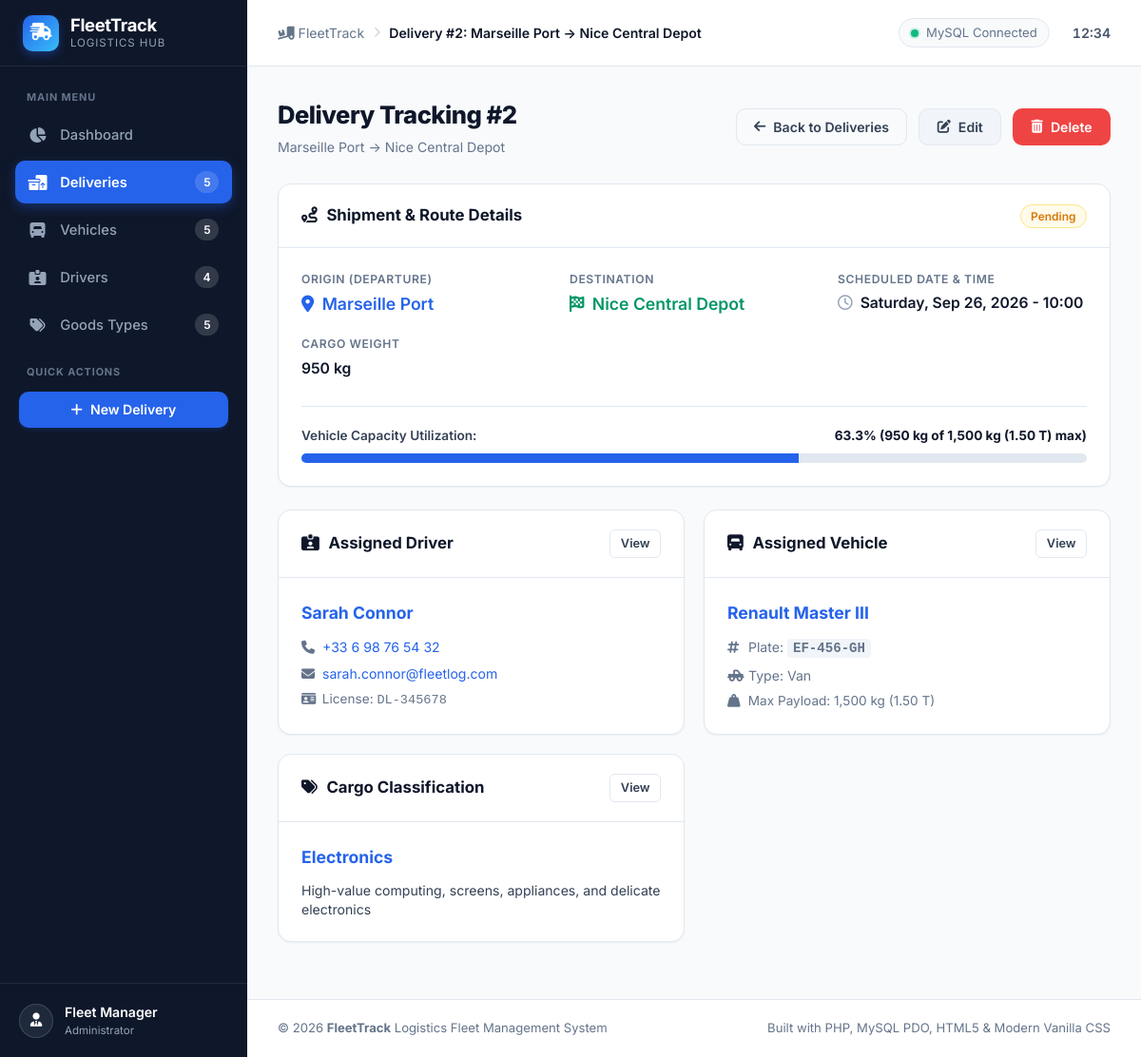
The page /deliveries/view.php?id=2 on the database its author committed.
### tables this page shows
CREATE TABLE `delivery` (
    `id_delivery` INT AUTO_INCREMENT PRIMARY KEY,
    `departure_location` VARCHAR(150) NOT NULL,
    `destination` VARCHAR(150) NOT NULL,
    `delivery_date` DATETIME NOT NULL,
    `status` ENUM('Pending', 'In Transit', 'Delivered', 'Cancelled') NOT NULL DEFAULT 'Pending',
    `weight` FLOAT NOT NULL,
    `id_driver` INT NOT NULL,
    `id_vehicle` INT NOT NULL,
    `id_goods_type` INT NOT NULL,
    CONSTRAINT `fk_delivery_driver` FOREIGN KEY (`id_driver`) 
        REFERENCES `driver` (`id_driver`) 
        ON DELETE RESTRICT 
        ON UPDATE CASCADE,
    CONSTRAINT `fk_delivery_vehicle` FOREIGN KEY (`id_vehicle`) 
        REFERENCES `vehicle` (`id_vehicle`) 
        ON DELETE RESTRICT 
        ON UPDATE CASCADE,
    CONSTRAINT `fk_delivery_goodstype` FOREIGN KEY (`id_goods_type`) 
        REFERENCES `goodstype` (`id_goods_type`) 
        ON DELETE RESTRICT 
        ON UPDATE CASCADE
);

CREATE TABLE `vehicle` (
    `id_vehicle` INT AUTO_INCREMENT PRIMARY KEY,
    `registration_number` VARCHAR(50) NOT NULL UNIQUE,
    `model` VARCHAR(100) NOT NULL,
    `brand` VARCHAR(100) NOT NULL,
    `vehicle_type` ENUM('Truck', 'Van', 'Pickup', 'Trailer', 'Semi-Trailer', 'Other') NOT NULL,
    `capacity` FLOAT NOT NULL,
    `status` ENUM('Available', 'On Trip', 'Maintenance', 'Out of Service') NOT NULL DEFAULT 'Available'
);

CREATE TABLE `driver` (
    `id_driver` INT AUTO_INCREMENT PRIMARY KEY,
    `first_name` VARCHAR(100) NOT NULL,
    `last_name` VARCHAR(100) NOT NULL,
    `phone` VARCHAR(30) NOT NULL,
    `email` VARCHAR(150) NOT NULL,
    `license_number` VARCHAR(50) NOT NULL UNIQUE
);

CREATE TABLE `goodstype` (
    `id_goods_type` INT AUTO_INCREMENT PRIMARY KEY,
    `name` VARCHAR(100) NOT NULL UNIQUE,
    `description` VARCHAR(255) DEFAULT NULL
);

### deliveries/view.php (the view, shortened to what this page needs)
<?php
require_once __DIR__ . '/../includes/functions.php';
$pdo = getDBConnection();
$id = filter_input(INPUT_GET, 'id', FILTER_VALIDATE_INT);
$stmt = $pdo->prepare("
    SELECT
        d.*,
        dr.first_name,
        dr.last_name,
        dr.phone AS driver_phone,
        dr.email AS driver_email,
        dr.license_number AS driver_license,
        v.registration_number,
        v.brand AS vehicle_brand,
        v.model AS vehicle_model,
        v.vehicle_type,
        v.capacity AS vehicle_capacity,
        v.status AS vehicle_status,
        g.name AS goods_type_name,
        g.description AS goods_type_desc
    FROM delivery d
    JOIN driver dr ON d.id_driver = dr.id_driver
    JOIN vehicle v ON d.id_vehicle = v.id_vehicle
    JOIN goodstype g ON d.id_goods_type = g.id_goods_type
    WHERE d.id_delivery = ?
");
$stmt->execute([$id]);
$delivery = $stmt->fetch();
$capacityRatio = $delivery['vehicle_capacity'] > 0
    ? round(($delivery['weight'] / $delivery['vehicle_capacity']) * 100, 1)
    : 0;
require_once __DIR__ . '/../includes/header.php';
?>
<div class="page-header">
    <div class="page-title-group">
        <h1>Delivery Tracking #<?= e($delivery['id_delivery']) ?></h1>
        <p><?= e($delivery['departure_location']) ?> &rarr; <?= e($delivery['destination']) ?></p>
    </div>
    <div class="page-actions">
        <a href="<?= url('deliveries/index.php') ?>" class="btn btn-outline">
            <i class="fa-solid fa-arrow-left"></i> Back to Deliveries
        </a>
        <a href="<?= url('deliveries/edit.php?id=' . $id) ?>" class="btn btn-secondary">
            <i class="fa-solid fa-pen-to-square"></i> Edit
        </a>
        <a href="<?= url('deliveries/delete.php?id=' . $id) ?>"
           class="btn btn-danger"
           data-confirm="Are you sure you want to delete delivery #<?= e($id) ?>?"
           data-title="Delete Delivery">
            <i class="fa-solid fa-trash-can"></i> Delete
        </a>
    </div>
</div>
<div class="card">
    <div class="card-header">
        <div class="card-title">
            <i class="fa-solid fa-route"></i> Shipment &amp; Route Details
        </div>
        <div>
            <?= renderStatusBadge($delivery['status']) ?>
        </div>
    </div>
    <div class="card-body">
        <div class="details-grid">
            <div class="detail-item">
                <span class="detail-label">Origin (Departure)</span>
                <span class="detail-value" style="font-size: 1.1rem; color: var(--primary);">
                    <i class="fa-solid fa-location-dot" style="margin-right: 4px;"></i>
                    <?= e($delivery['departure_location']) ?>
                </span>
            </div>
            <div class="detail-item">
                <span class="detail-label">Destination</span>
                <span class="detail-value" style="font-size: 1.1rem; color: var(--success-hover);">
                    <i class="fa-solid fa-flag-checkered" style="margin-right: 4px;"></i>
                    <?= e($delivery['destination']) ?>
                </span>
            </div>
            <div class="detail-item">
                <span class="detail-label">Scheduled Date &amp; Time</span>
                <span class="detail-value">
                    <i class="fa-regular fa-clock" style="color: var(--gray-400); margin-right: 4px;"></i>
                    <?= formatDateTime($delivery['delivery_date'], 'l, M d, Y - H:i') ?>
                </span>
            </div>
            <div class="detail-item">
                <span class="detail-label">Cargo Weight</span>
                <span class="detail-value">
                    <?= formatWeight($delivery['weight']) ?>
                </span>
            </div>
        </div>
        <div style="margin-top: 1.75rem; padding-top: 1.25rem; border-top: 1px solid var(--border-color);">
            <div style="display: flex; justify-content: space-between; align-items: center; margin-bottom: 0.5rem; font-size: 0.85rem;">
                <span style="font-weight: 600; color: var(--gray-700);">
                    Vehicle Capacity Utilization:
                </span>
                <span style="font-weight: 700; color: <?= $capacityRatio > 100 ? 'var(--danger)' : 'var(--text-main)' ?>;">
                    <?= $capacityRatio ?>% (<?= formatWeight($delivery['weight']) ?> of <?= formatWeight($delivery['vehicle_capacity']) ?> max)
                </span>
            </div>
            <div style="width: 100%; height: 10px; background: var(--gray-200); border-radius: var(--radius-full); overflow: hidden;">
                <div style="width: <?= min($capacityRatio, 100) ?>%; height: 100%; background: <?= $capacityRatio > 100 ? 'var(--danger)' : ($capacityRatio > 80 ? 'var(--warning)' : 'var(--primary)') ?>; transition: width 0.3s ease;"></div>
            </div>
        </div>
    </div>
</div>
<div class="stats-grid" style="grid-template-columns: repeat(auto-fit, minmax(280px, 1fr));">
    <div class="card" style="margin-bottom: 0;">
        <div class="card-header">
            <div class="card-title">
                <i class="fa-solid fa-id-card-clip"></i> Assigned Driver
            </div>
            <a href="<?= url('drivers/view.php?id=' . $delivery['id_driver']) ?>" class="btn btn-outline btn-sm">
                View
            </a>
        </div>
        <div class="card-body">
            <h3 style="font-size: 1.1rem; margin-bottom: 0.75rem;">
                <a href="<?= url('drivers/view.php?id=' . $delivery['id_driver']) ?>">
                    <?= e($delivery['first_name'] . ' ' . $delivery['last_name']) ?>
                </a>
            </h3>
            <p style="font-size: 0.88rem; color: var(--text-muted); margin-bottom: 0.4rem;">
                <i class="fa-solid fa-phone" style="width: 18px;"></i>
                <a href="tel:<?= e($delivery['driver_phone']) ?>"><?= e($delivery['driver_phone']) ?></a>
            </p>
            <p style="font-size: 0.88rem; color: var(--text-muted); margin-bottom: 0.4rem;">
                <i class="fa-solid fa-envelope" style="width: 18px;"></i>
                <a href="mailto:<?= e($delivery['driver_email']) ?>"><?= e($delivery['driver_email']) ?></a>
            </p>
            <p style="font-size: 0.85rem; color: var(--text-muted);">
                <i class="fa-solid fa-id-card" style="width: 18px;"></i>
                License: <code><?= e($delivery['driver_license']) ?></code>
            </p>
        </div>
    </div>
    <div class="card" style="margin-bottom: 0;">
        <div class="card-header">
            <div class="card-title">
                <i class="fa-solid fa-truck-front"></i> Assigned Vehicle
            </div>
            <a href="<?= url('vehicles/view.php?id=' . $delivery['id_vehicle']) ?>" class="btn btn-outline btn-sm">
                View
            </a>
        </div>
        <div class="card-body">
            <h3 style="font-size: 1.1rem; margin-bottom: 0.75rem;">
                <a href="<?= url('vehicles/view.php?id=' . $delivery['id_vehicle']) ?>">
                    <?= e($delivery['vehicle_brand'] . ' ' . $delivery['vehicle_model']) ?>
                </a>
            </h3>
            <p style="font-size: 0.88rem; color: var(--text-muted); margin-bottom: 0.4rem;">
                <i class="fa-solid fa-hashtag" style="width: 18px;"></i>
                Plate: <strong style="font-family: monospace; background: var(--gray-100); padding: 2px 6px; border-radius: 4px;"><?= e($delivery['registration_number']) ?></strong>
            </p>
            <p style="font-size: 0.88rem; color: var(--text-muted); margin-bottom: 0.4rem;">
                <i class="fa-solid fa-truck-pickup" style="width: 18px;"></i>
                Type: <?= e($delivery['vehicle_type']) ?>
            </p>
            <p style="font-size: 0.85rem; color: var(--text-muted);">
                <i class="fa-solid fa-weight-hanging" style="width: 18px;"></i>
                Max Payload: <?= formatWeight($delivery['vehicle_capacity']) ?>
            </p>
        </div>
    </div>
    <div class="card" style="margin-bottom: 0;">
        <div class="card-header">
            <div class="card-title">
                <i class="fa-solid fa-tags"></i> Cargo Classification
            </div>
            <a href="<?= url('goods-types/view.php?id=' . $delivery['id_goods_type']) ?>" class="btn btn-outline btn-sm">
                View
            </a>
        </div>
        <div class="card-body">
            <h3 style="font-size: 1.1rem; margin-bottom: 0.75rem;">
                <a href="<?= url('goods-types/view.php?id=' . $delivery['id_goods_type']) ?>">
                    <?= e($delivery['goods_type_name']) ?>
                </a>
            </h3>
            <p style="font-size: 0.88rem; color: var(--gray-700); line-height: 1.4;">
                <?= nl2br(e($delivery['goods_type_desc'] ?: 'Standard cargo with no specific handling constraints.')) ?>
            </p>
        </div>
    </div>
</div>
<?php require_once __DIR__ . '/../includes/footer.php'; ?>

### includes/functions.php (shortened to what this page needs)
<?php
function e(?string $value): string
{
    return htmlspecialchars((string)($value ?? ''), ENT_QUOTES, 'UTF-8');
}
function url(string $path = ''): string
{
    static $base = null;
    if ($base === null) {
        $scriptName = $_SERVER['SCRIPT_NAME'] ?? '';
        $scriptDir = str_replace('\\', '/', dirname($scriptName));
        $subdirs = ['/drivers', '/vehicles', '/deliveries', '/goods-types', '/config', '/includes'];
        $root = $scriptDir;
        foreach ($subdirs as $sub) {
            if (str_ends_with($root, $sub)) {
                $root = substr($root, 0, -strlen($sub));
                break;
            }
        }
        $base = rtrim($root, '/');
    }
    $cleanPath = ltrim($path, '/');
    return ($base === '' ? '' : $base) . '/' . $cleanPath;
}
function formatDateTime(?string $datetime, string $format = 'M d, Y H:i'): string
{
    try {
        $dt = new DateTime($datetime);
        return $dt->format($format);
    } catch (Exception) {
        return $datetime;
    }
}
function formatWeight(float|int|string|null $weight): string
{
    $val = (float)$weight;
    if ($val >= 1000) {
        return number_format($val, 0) . ' kg (' . number_format($val / 1000, 2) . ' T)';
    }
    return number_format($val, 0) . ' kg';
}
function renderStatusBadge(string $status, string $context = 'delivery'): string
{
    $clean = e($status);
    $colorClass = 'badge-default';
    switch (strtolower($status)) {
        case 'pending':
            $colorClass = 'badge-pending';
            break;
    }
    return "<span class=\"badge {$colorClass}\">{$clean}</span>";
}

### assets/css/style.css (style rules this page uses)
:root { --primary: #2563eb; --primary-hover: #1d4ed8; --primary-light: #eff6ff; --primary-dark: #1e40af; --success: #10b981; --success-hover: #059669; --success-bg: #ecfdf5; --success-border: #a7f3d0; --warning: #f59e0b; --warning-hover: #d97706; --warning-bg: #fffbeb; --warning-border: #fde68a; --danger: #ef4444; --danger-hover: #dc2626; --danger-bg: #fef2f2; --danger-border: #fecaca; --info: #0284c7; --info-bg: #f0f9ff; --info-border: #bae6fd; --gray-50: #f8fafc; --gray-100: #f1f5f9; --gray-200: #e2e8f0; --gray-300: #cbd5e1; --gray-400: #94a3b8; --gray-500: #64748b; --gray-600: #475569; --gray-700: #334155; --gray-800: #1e293b; --gray-900: #0f172a; --bg-main: #f8fafc; --bg-surface: #ffffff; --text-main: #0f172a; --text-muted: #64748b; --border-color: #e2e8f0; --sidebar-bg: #0f172a; --sidebar-text: #94a3b8; --sidebar-text-active: #ffffff; --sidebar-hover: #1e293b; --sidebar-active-bg: #2563eb; --sidebar-width: 260px; --radius-sm: 6px; --radius-md: 10px; --radius-lg: 14px; --radius-xl: 20px; --radius-full: 9999px; --shadow-sm: 0 1px 2px 0 rgb(0 0 0 / 0.05); --shadow-md: 0 4px 6px -1px rgb(0 0 0 / 0.1), 0 2px 4px -2px rgb(0 0 0 / 0.1); --shadow-lg: 0 10px 15px -3px rgb(0 0 0 / 0.1), 0 4px 6px -4px rgb(0 0 0 / 0.1); --transition: all 0.2s cubic-bezier(0.4, 0, 0.2, 1); }
*, *::before, *::after { box-sizing: border-box; margin: 0; padding: 0; }
body { font-family: 'Inter', system-ui, -apple-system, BlinkMacSystemFont, 'Segoe UI', Roboto, Oxygen, Ubuntu, Cantarell, sans-serif; background-color: var(--bg-main); color: var(--text-main); line-height: 1.5; -webkit-font-smoothing: antialiased; -moz-osx-font-smoothing: grayscale; }
a { color: var(--primary); text-decoration: none; transition: var(--transition); }
.page-header { display: flex; align-items: center; justify-content: space-between; margin-bottom: 1.75rem; flex-wrap: wrap; gap: 1rem; }
.page-title-group h1 { font-size: 1.6rem; font-weight: 800; color: var(--text-main); letter-spacing: -0.02em; }
.page-title-group p { font-size: 0.88rem; color: var(--text-muted); margin-top: 0.2rem; }
.page-actions { display: flex; align-items: center; gap: 0.75rem; }
.btn { display: inline-flex; align-items: center; justify-content: center; gap: 0.5rem; font-size: 0.88rem; font-weight: 600; padding: 0.6rem 1.15rem; border-radius: var(--radius-md); border: 1px solid transparent; cursor: pointer; transition: var(--transition); text-decoration: none; line-height: 1.25; }
.btn-secondary { background-color: var(--gray-100); color: var(--gray-700); border-color: var(--gray-200); }
.btn-outline { background-color: transparent; color: var(--gray-700); border-color: var(--border-color); }
.btn-danger { background-color: var(--danger); color: #ffffff; }
.btn-sm { padding: 0.38rem 0.65rem; font-size: 0.8rem; border-radius: var(--radius-sm); }
.card { background-color: var(--bg-surface); border-radius: var(--radius-lg); border: 1px solid var(--border-color); box-shadow: var(--shadow-sm); overflow: hidden; margin-bottom: 1.5rem; }
.card-header { padding: 1.25rem 1.5rem; border-bottom: 1px solid var(--border-color); display: flex; align-items: center; justify-content: space-between; flex-wrap: wrap; gap: 0.75rem; }
.card-title { font-size: 1.05rem; font-weight: 700; color: var(--text-main); display: flex; align-items: center; gap: 0.6rem; }
.card-body { padding: 1.5rem; }
.stats-grid { display: grid; grid-template-columns: repeat(auto-fit, minmax(240px, 1fr)); gap: 1.25rem; margin-bottom: 1.75rem; }
.badge { display: inline-flex; align-items: center; gap: 0.35rem; padding: 0.22rem 0.65rem; font-size: 0.75rem; font-weight: 600; border-radius: var(--radius-full); line-height: 1.3; white-space: nowrap; }
.badge-pending { background-color: var(--warning-bg); color: var(--warning-hover); border: 1px solid var(--warning-border); }
.details-grid { display: grid; grid-template-columns: repeat(auto-fit, minmax(220px, 1fr)); gap: 1.25rem; }
.detail-item { display: flex; flex-direction: column; }
.detail-label { font-size: 0.76rem; font-weight: 600; text-transform: uppercase; letter-spacing: 0.05em; color: var(--text-muted); }
.detail-value { font-size: 0.98rem; font-weight: 600; color: var(--text-main); margin-top: 0.25rem; }

### rows shown on the page
delivery: id_delivery "2", departure_location "Marseille Port", destination "Nice Central Depot", status "Pending", delivery_date "Saturday, Sep 26, 2026 - 10:00", weight "950 kg", capacityRatio "63.3", id_vehicle.capacity "1,500 kg (1.50 T)", id_driver.last_name "Sarah Connor", id_driver.phone "+33 6 98 76 54 32", id_driver.email "sarah.connor@fleetlog.com", id_driver.license_number "DL-345678", id_vehicle.model "Renault Master III", id_vehicle.registration_number "EF-456-GH", id_vehicle.vehicle_type "Van", id_goods_type.name "Electronics", id_goods_type.description "High-value computing, screens, appliances, and delicate electronics"

### other values the page prints
$navCounts['deliveries'] "5"
$navCounts['vehicles'] "5"
$navCounts['drivers'] "4"
$navCounts['goods-types'] "5"
$pageTitle "Delivery #2: Marseille Port → Nice Central Depot"
